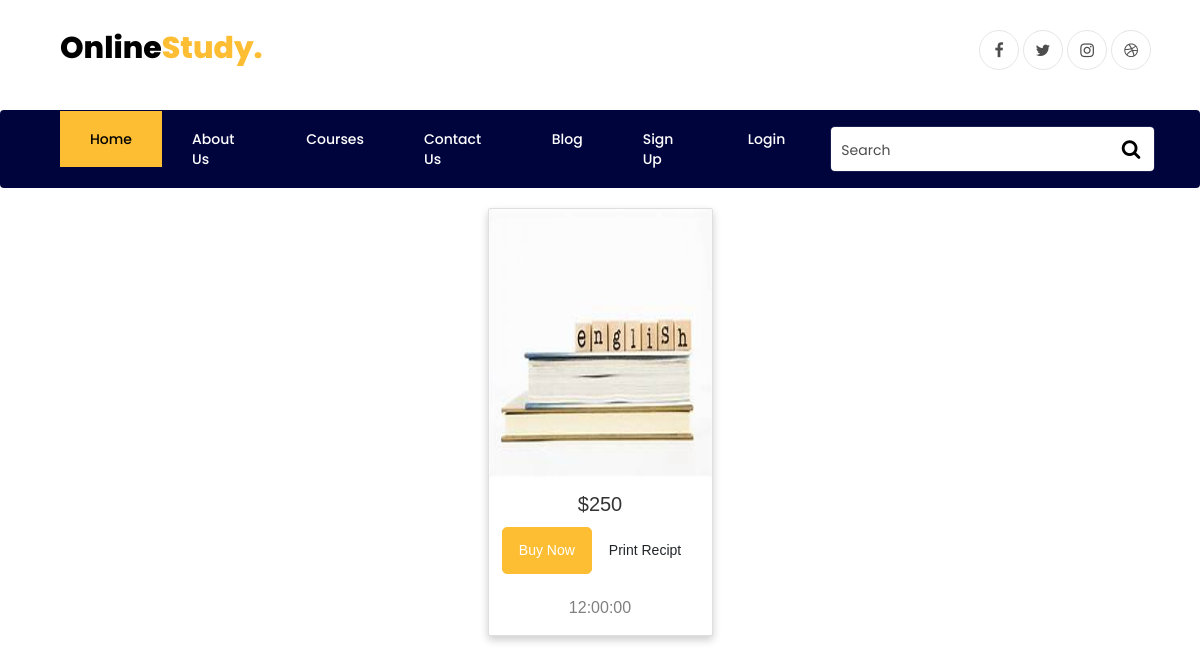
The page /sectiondesc.php?cid=9&id=7 on the database its author committed.
### tables this page shows
CREATE TABLE `Course` (
  `ID` int(11) NOT NULL,
  `CourseName` varchar(255) NOT NULL,
  `CourseID` varchar(255) DEFAULT NULL,
  `CourseType` varchar(255) NOT NULL,
  `CourseCost` int(11) NOT NULL,
  `CourseDescription` varchar(255) NOT NULL,
  `CourseImage` varchar(255) DEFAULT NULL
);

CREATE TABLE `Section` (
  `ID` int(11) NOT NULL,
  `SectionName` varchar(255) NOT NULL,
  `SectionTime` time NOT NULL,
  `SectionCost` int(11) NOT NULL,
  `SectionLink` varchar(255) NOT NULL,
  `CourseID` int(11) NOT NULL
);

### app/view/View3.php (called while the page is built, shortened)
<?php
abstract class  View3{
    public function __construct($controller, $model) {
        $this->model = $model;
    }
}?>

### app/db/Dbh.php (called while the page is built, shortened)
<?php
  class Dbh{
      private $servername;
      private $username;
      private $password;
      private $dbname;
      private $conn;
      function __construct() {
          $this->servername = DB_SERVER;
          $this->username = DB_USER;
          $this->password = DB_PASS;
          $this->dbname = DB_DATABASE;
      }
      public function connect(){
          $this->conn = new mysqli($this->servername, $this->username, $this->password, $this->dbname);
          return $this->conn;
      }
      function query($sql){
          if (!empty($sql)){
              $this->result = $this->conn->query($sql);
              return $this->result;
          }
          else{
              return false;
          }
      }
  }
  ?>

### app/model/CourseModel.php (called while the page is built, shortened)
<?php
require_once(__ROOT__ . "model/SectionModel.php");
class Course extends Model{
          function setCourseImage($courseimage) {
            return $this->courseimage = $courseimage;
          }
          function setCourseName($coursename) {
            return $this->coursename = $coursename;
          }
          function setCourseDescription($coursedescription) {
            return $this->coursedescription =$coursedescription;
          }
          function setCourseID($courseid) {
            return $this->courseid = $courseid;
          }
          function setCourseType($coursetype) {
            return $this->coursetype = $coursetype;
          }
          function setCourseCost($coursecost) {
            return $this->coursecost = $coursecost;
          }
          function setCourseWeeks($courseweeks) {
            return $this->courseweeks = $courseweeks;
          }
          function setCourseHours($coursehours) {
            return $this->coursehours = $coursehours;
          }
          function setStart($startdate) {
            return $this->startdate = $startdate;
          }
          function setEnd($enddate) {
            return $this->enddate = $enddate;
          }
          function setID($id){
            return $this->id =$id;
          }
          function getCourses(){
            $sql = "SELECT *,Course.ID as cid FROM Course INNER Join Course_Duration
            ON Course.ID = Course_Duration.CourseID" ;
            $dbh = new Dbh();
            $section = new Section();
            $result = $dbh->query($sql);
            $courses = array();
            while($row=mysqli_fetch_assoc($result)){
              $course = new Course();
              $course->setID($row['cid']);
              $course->setCourseID($row['CourseID']);
              $course->setCourseName($row['CourseName']);
              $course->setCourseType($row['CourseType']);
              $course->setCourseCost($row['CourseCost']);
              $course->setCourseDescription($row['CourseDescription']);
              $course->setCourseImage($row['CourseImage']);
              $course->setCourseWeeks($row['CourseWeeks']);
              $course->setCourseHours($row['CourseHours']);
              $course->setStart($row['StartDate']);
              $course->setEnd($row['End_Date']);
              $course->setAllSections($section->getCourseSections($row['cid']));
              $courses[$row['cid']] = $course;
            }
            return $courses;
          }
}
?>

### app/model/SectionModel.php (called while the page is built, shortened)
<?php
class Section extends Model{
        private $sectioncost;
        private $sectiontime;
    function __construct($sectionname="",$sectioncost="",$sectiontime="",$sectionlink="") {
            $this->sectioncost = $sectioncost;
            $this->sectiontime = $sectiontime;
          }
          function setSectionname($sectionname) {
            return $this->sectionname = $sectionname;
          }
          function getSectioncost() {
            return $this->sectioncost;
          }
          function setSectioncost($sectioncost) {
            return $this->sectioncost = $sectioncost;
          }
          function getSectiontime() {
            return $this->sectiontime;
          }
          function setSectiontime($sectiontime) {
            return $this->sectiontime = $sectiontime;
          }
          function setSectionlink($sectionlink) {
            return $this->sectionlink = $sectionlink;
          }
          function setID($id){
            return $this->id = $id;
          }
          function getCourseSections($id){
            $sql = "SELECT * FROM Section where CourseID=$id" ;
            $dbh = new Dbh();
            $result = $dbh->query($sql);
            $sections= array();
            while($row=mysqli_fetch_assoc($result)){
              $section = new Section();
              $section->setID($row['ID']);
              $section->setSectionname($row['SectionName']);
              $section->setSectiontime($row['SectionTime']);
              $section->setSectioncost($row['SectionCost']);
              $section->setSectionlink($row['SectionLink']);
              $section->setAllStudents($this->getSectionStudents($row['ID']));
              $section->setTeacher($this->getSectionTeacher($row['ID']));
              $sections[$row['ID']] = $section;
            }
            return $sections;
          }
          function getSectionStudents($id){
            $sql = "SELECT * FROM Student Inner Join User ON Student.Student_ID=User.ID where Section_ID = $id" ;
            $dbh = new Dbh();
            $result = $dbh->query($sql);
            $students= array();
            while($row=mysqli_fetch_assoc($result)){
              $student = new Student();
              $student->setID($row['ID']);
              $student->setFirstName($row['FirstName']);
              $student->setLastName($row['LastName']);
              $student->setEmail($row['Email']);
              $student->setPassword($row['Password']);
              $student->setPhone($row['Phone']);
              $student->setAddress($row['Address']);
              $students[$row['ID']] = $student;
            }
            return $students;
          }
          function getSectionTeacher($id){
            $sql = "SELECT * FROM Teacher Inner Join User ON Teacher.Teacher_ID=User.ID where Section_ID = $id" ;
            $dbh = new Dbh();
            $result = $dbh->query($sql);
            $teacher = new Teacher();
            while($row=mysqli_fetch_assoc($result)){
              $teacher->setID($row['ID']);
              $teacher->setFirstName($row['FirstName']);
              $teacher->setLastName($row['LastName']);
              $teacher->setEmail($row['Email']);
              $teacher->setImage($row['Image']);
              $teacher->setPassword($row['Password']);
              $teacher->setPhone($row['Phone']);
              $teacher->setCareer($row['Career']);
              $teacher->setExperience($row['Experience']);
            }
            return $teacher;
          }
        }
?>

### app/model/UserModel.php (called while the page is built, shortened)
<?php
class User extends Model{
  function setFirstName($fname){
    return $this->fname = $fname;
  }
  function setLastName($lname){
    return $this->lname = $lname;
  }
  function setEmail($email) {
    return $this->email = $email;
  }
  function setPassword($password) {
    return $this->password = $password;
  }
  function setPhone($phone){
    return $this->phone = $phone;
  }
}

### app/view/ViewCourses.php (the view)
<?php
require_once("View3.php");
class ViewCourses extends View3{
    public function coursesdescription(){
        $id = $_GET['id'];
        $cid = $_GET['cid'];
        $str = "";
        $section = $this->model->getCourses()[$cid]->getSections()[$id];
        $course = $this->model->getCourses()[$cid];
                $str .= $str . '<div class="card mb-3">';
                $str .= '<img src="images/'.$course->getCourseImage().'" class="card-img-top" alt="Error">';
                $str .='<div class="card-body">';$cid = $_GET['cid'];
                $str .='<h2 class="card-title">$'.$section->getSectioncost().'</h2>';
                $str .='<a href="#" class="btn btn-primary">Buy Now</a>';
                $str .='<a href="invoice.php?action=printReceipt&id='.$id.'&cid='.$cid.'" class="btn btn-primart">Print Recipt</a>';
                $str .='<p class="card-text">'.$section->getSectionTime().'</p>';
                $str .='</div>';
                $str .='</div>';
        return $str;
    }
}
?>

### rows shown on the page
course: CourseImage (picture)
section: SectionCost "250", SectionTime "12:00:00"
